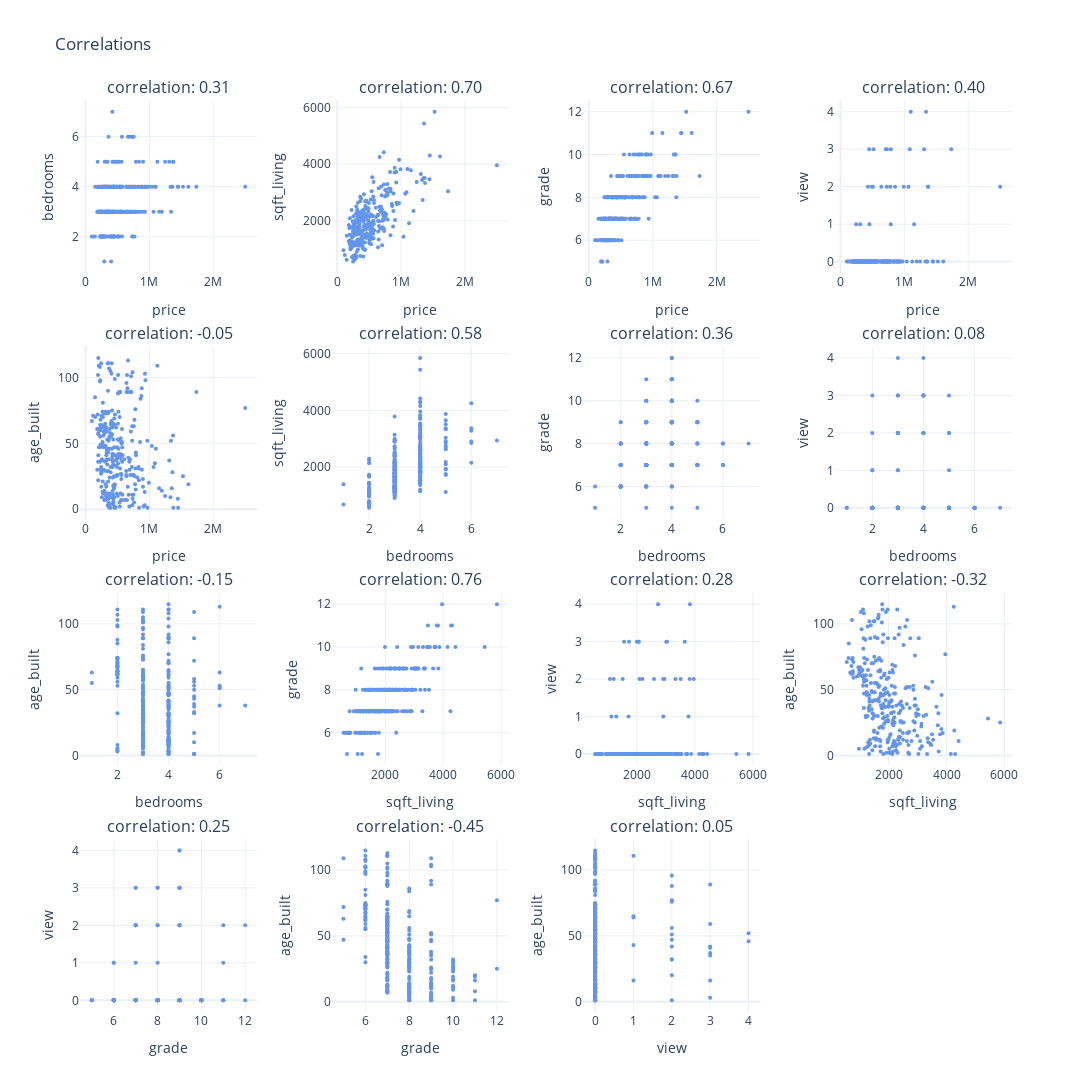

The notebook cell saved with this chart:
### Code cell
# Correlation plot of a selected set of variables

d_plot = d.sample(300)
col_names = [
    "price", "bedrooms", "sqft_living", "grade", "view", "age_built"
]
pairs = list(itertools.combinations(col_names, r=2))
n_plots = len(pairs)
n_plot_cols = 4
n_plot_rows = math.ceil(n_plots / n_plot_cols)

fig = subplots.make_subplots(
    rows=n_plot_rows,
    cols=n_plot_cols,
    subplot_titles=[
        f"correlation: {np.corrcoef(d[pair[0]], d[pair[1]])[0, 1]:0.2f}"
        for pair in pairs
    ],
    horizontal_spacing=0.08,
    vertical_spacing=0.28 - 0.05 * n_plot_rows,
)
for i in range(n_plots):
    fig.add_trace(
        go.Scatter(
            x=d_plot[pairs[i][0]],
            y=d_plot[pairs[i][1]],
            name="",
            mode="markers",
            marker=dict(color="cornflowerblue", size=4, symbol="circle"),
        ),
        row=1 + i // n_plot_cols,
        col=1 + i % n_plot_cols,
    )
    fig.update_xaxes(
        title_text=pairs[i][0], row=1 + i // n_plot_cols, col=1 + i % n_plot_cols
    )
    fig.update_yaxes(
        title_text=pairs[i][1], row=1 + i // n_plot_cols, col=1 + i % n_plot_cols
    )
fig.update_traces(hovertemplate="x: %{x:0.3f}" + "<br>y: %{y:0.3f}")
fig.update_layout(
    template="plotly_white",
    width=1200,
    height=80 + 280 * n_plot_rows,
    title="Correlations",
    legend_title="Legend",
    showlegend=False,
)

### Figure 1 — Plotly figure (JSON) as saved in the notebook; plotly's stock layout.template omitted (floating-point values rounded to 4 significant figures; data arrays with more than 128 entries replaced by an {"elided": "..."} marker saying what was removed)
{"data": [{"hovertemplate": "x: %{x:0.3f}<br>y: %{y:0.3f}", "marker": {"color": "cornflowerblue", "size": 4, "symbol": "circle"}, "mode": "markers", "name": "", "type": "scatter", "x": {"elided": "300 int values"}, "xaxis": "x", "y": {"elided": "300 int values"}, "yaxis": "y"}, {"hovertemplate": "x: %{x:0.3f}<br>y: %{y:0.3f}", "marker": {"color": "cornflowerblue", "size": 4, "symbol": "circle"}, "mode": "markers", "name": "", "type": "scatter", "x": {"elided": "300 int values"}, "xaxis": "x2", "y": {"elided": "300 int values"}, "yaxis": "y2"}, {"hovertemplate": "x: %{x:0.3f}<br>y: %{y:0.3f}", "marker": {"color": "cornflowerblue", "size": 4, "symbol": "circle"}, "mode": "markers", "name": "", "type": "scatter", "x": {"elided": "300 int values"}, "xaxis": "x3", "y": {"elided": "300 int values"}, "yaxis": "y3"}, {"hovertemplate": "x: %{x:0.3f}<br>y: %{y:0.3f}", "marker": {"color": "cornflowerblue", "size": 4, "symbol": "circle"}, "mode": "markers", "name": "", "type": "scatter", "x": {"elided": "300 int values"}, "xaxis": "x4", "y": {"elided": "300 int values"}, "yaxis": "y4"}, {"hovertemplate": "x: %{x:0.3f}<br>y: %{y:0.3f}", "marker": {"color": "cornflowerblue", "size": 4, "symbol": "circle"}, "mode": "markers", "name": "", "type": "scatter", "x": {"elided": "300 int values"}, "xaxis": "x5", "y": {"elided": "300 int values"}, "yaxis": "y5"}, {"hovertemplate": "x: %{x:0.3f}<br>y: %{y:0.3f}", "marker": {"color": "cornflowerblue", "size": 4, "symbol": "circle"}, "mode": "markers", "name": "", "type": "scatter", "x": {"elided": "300 int values"}, "xaxis": "x6", "y": {"elided": "300 int values"}, "yaxis": "y6"}, {"hovertemplate": "x: %{x:0.3f}<br>y: %{y:0.3f}", "marker": {"color": "cornflowerblue", "size": 4, "symbol": "circle"}, "mode": "markers", "name": "", "type": "scatter", "x": {"elided": "300 int values"}, "xaxis": "x7", "y": {"elided": "300 int values"}, "yaxis": "y7"}, {"hovertemplate": "x: %{x:0.3f}<br>y: %{y:0.3f}", "marker": {"color": "cornflowerblue", "size": 4, "symbol": "circle"}, "mode": "markers", "name": "", "type": "scatter", "x": {"elided": "300 int values"}, "xaxis": "x8", "y": {"elided": "300 int values"}, "yaxis": "y8"}, {"hovertemplate": "x: %{x:0.3f}<br>y: %{y:0.3f}", "marker": {"color": "cornflowerblue", "size": 4, "symbol": "circle"}, "mode": "markers", "name": "", "type": "scatter", "x": {"elided": "300 int values"}, "xaxis": "x9", "y": {"elided": "300 int values"}, "yaxis": "y9"}, {"hovertemplate": "x: %{x:0.3f}<br>y: %{y:0.3f}", "marker": {"color": "cornflowerblue", "size": 4, "symbol": "circle"}, "mode": "markers", "name": "", "type": "scatter", "x": {"elided": "300 int values"}, "xaxis": "x10", "y": {"elided": "300 int values"}, "yaxis": "y10"}, {"hovertemplate": "x: %{x:0.3f}<br>y: %{y:0.3f}", "marker": {"color": "cornflowerblue", "size": 4, "symbol": "circle"}, "mode": "markers", "name": "", "type": "scatter", "x": {"elided": "300 int values"}, "xaxis": "x11", "y": {"elided": "300 int values"}, "yaxis": "y11"}, {"hovertemplate": "x: %{x:0.3f}<br>y: %{y:0.3f}", "marker": {"color": "cornflowerblue", "size": 4, "symbol": "circle"}, "mode": "markers", "name": "", "type": "scatter", "x": {"elided": "300 int values"}, "xaxis": "x12", "y": {"elided": "300 int values"}, "yaxis": "y12"}, {"hovertemplate": "x: %{x:0.3f}<br>y: %{y:0.3f}", "marker": {"color": "cornflowerblue", "size": 4, "symbol": "circle"}, "mode": "markers", "name": "", "type": "scatter", "x": {"elided": "300 int values"}, "xaxis": "x13", "y": {"elided": "300 int values"}, "yaxis": "y13"}, {"hovertemplate": "x: %{x:0.3f}<br>y: %{y:0.3f}", "marker": {"color": "cornflowerblue", "size": 4, "symbol": "circle"}, "mode": "markers", "name": "", "type": "scatter", "x": {"elided": "300 int values"}, "xaxis": "x14", "y": {"elided": "300 int values"}, "yaxis": "y14"}, {"hovertemplate": "x: %{x:0.3f}<br>y: %{y:0.3f}", "marker": {"color": "cornflowerblue", "size": 4, "symbol": "circle"}, "mode": "markers", "name": "", "type": "scatter", "x": {"elided": "300 int values"}, "xaxis": "x15", "y": {"elided": "300 int values"}, "yaxis": "y15"}], "layout": {"annotations": [{"font": {"size": 16}, "showarrow": false, "text": "correlation: 0.31", "x": 0.095, "xanchor": "center", "xref": "paper", "y": 1, "yanchor": "bottom", "yref": "paper"}, {"font": {"size": 16}, "showarrow": false, "text": "correlation: 0.70", "x": 0.365, "xanchor": "center", "xref": "paper", "y": 1, "yanchor": "bottom", "yref": "paper"}, {"font": {"size": 16}, "showarrow": false, "text": "correlation: 0.67", "x": 0.635, "xanchor": "center", "xref": "paper", "y": 1, "yanchor": "bottom", "yref": "paper"}, {"font": {"size": 16}, "showarrow": false, "text": "correlation: 0.40", "x": 0.905, "xanchor": "center", "xref": "paper", "y": 1, "yanchor": "bottom", "yref": "paper"}, {"font": {"size": 16}, "showarrow": false, "text": "correlation: -0.05", "x": 0.095, "xanchor": "center", "xref": "paper", "y": 0.73, "yanchor": "bottom", "yref": "paper"}, {"font": {"size": 16}, "showarrow": false, "text": "correlation: 0.58", "x": 0.365, "xanchor": "center", "xref": "paper", "y": 0.73, "yanchor": "bottom", "yref": "paper"}, {"font": {"size": 16}, "showarrow": false, "text": "correlation: 0.36", "x": 0.635, "xanchor": "center", "xref": "paper", "y": 0.73, "yanchor": "bottom", "yref": "paper"}, {"font": {"size": 16}, "showarrow": false, "text": "correlation: 0.08", "x": 0.905, "xanchor": "center", "xref": "paper", "y": 0.73, "yanchor": "bottom", "yref": "paper"}, {"font": {"size": 16}, "showarrow": false, "text": "correlation: -0.15", "x": 0.095, "xanchor": "center", "xref": "paper", "y": 0.46, "yanchor": "bottom", "yref": "paper"}, {"font": {"size": 16}, "showarrow": false, "text": "correlation: 0.76", "x": 0.365, "xanchor": "center", "xref": "paper", "y": 0.46, "yanchor": "bottom", "yref": "paper"}, {"font": {"size": 16}, "showarrow": false, "text": "correlation: 0.28", "x": 0.635, "xanchor": "center", "xref": "paper", "y": 0.46, "yanchor": "bottom", "yref": "paper"}, {"font": {"size": 16}, "showarrow": false, "text": "correlation: -0.32", "x": 0.905, "xanchor": "center", "xref": "paper", "y": 0.46, "yanchor": "bottom", "yref": "paper"}, {"font": {"size": 16}, "showarrow": false, "text": "correlation: 0.25", "x": 0.095, "xanchor": "center", "xref": "paper", "y": 0.19, "yanchor": "bottom", "yref": "paper"}, {"font": {"size": 16}, "showarrow": false, "text": "correlation: -0.45", "x": 0.365, "xanchor": "center", "xref": "paper", "y": 0.19, "yanchor": "bottom", "yref": "paper"}, {"font": {"size": 16}, "showarrow": false, "text": "correlation: 0.05", "x": 0.635, "xanchor": "center", "xref": "paper", "y": 0.19, "yanchor": "bottom", "yref": "paper"}], "height": 1200, "legend": {"title": {"text": "Legend"}}, "showlegend": false, "title": {"text": "Correlations"}, "width": 1200, "xaxis": {"anchor": "y", "domain": [0, 0.19], "title": {"text": "price"}}, "xaxis10": {"anchor": "y10", "domain": [0.27, 0.46], "title": {"text": "sqft_living"}}, "xaxis11": {"anchor": "y11", "domain": [0.54, 0.73], "title": {"text": "sqft_living"}}, "xaxis12": {"anchor": "y12", "domain": [0.81, 1], "title": {"text": "sqft_living"}}, "xaxis13": {"anchor": "y13", "domain": [0, 0.19], "title": {"text": "grade"}}, "xaxis14": {"anchor": "y14", "domain": [0.27, 0.46], "title": {"text": "grade"}}, "xaxis15": {"anchor": "y15", "domain": [0.54, 0.73], "title": {"text": "view"}}, "xaxis16": {"anchor": "y16", "domain": [0.81, 1]}, "xaxis2": {"anchor": "y2", "domain": [0.27, 0.46], "title": {"text": "price"}}, "xaxis3": {"anchor": "y3", "domain": [0.54, 0.73], "title": {"text": "price"}}, "xaxis4": {"anchor": "y4", "domain": [0.81, 1], "title": {"text": "price"}}, "xaxis5": {"anchor": "y5", "domain": [0, 0.19], "title": {"text": "price"}}, "xaxis6": {"anchor": "y6", "domain": [0.27, 0.46], "title": {"text": "bedrooms"}}, "xaxis7": {"anchor": "y7", "domain": [0.54, 0.73], "title": {"text": "bedrooms"}}, "xaxis8": {"anchor": "y8", "domain": [0.81, 1], "title": {"text": "bedrooms"}}, "xaxis9": {"anchor": "y9", "domain": [0, 0.19], "title": {"text": "bedrooms"}}, "yaxis": {"anchor": "x", "domain": [0.81, 1], "title": {"text": "bedrooms"}}, "yaxis10": {"anchor": "x10", "domain": [0.27, 0.46], "title": {"text": "grade"}}, "yaxis11": {"anchor": "x11", "domain": [0.27, 0.46], "title": {"text": "view"}}, "yaxis12": {"anchor": "x12", "domain": [0.27, 0.46], "title": {"text": "age_built"}}, "yaxis13": {"anchor": "x13", "domain": [0, 0.19], "title": {"text": "view"}}, "yaxis14": {"anchor": "x14", "domain": [0, 0.19], "title": {"text": "age_built"}}, "yaxis15": {"anchor": "x15", "domain": [0, 0.19], "title": {"text": "age_built"}}, "yaxis16": {"anchor": "x16", "domain": [0, 0.19]}, "yaxis2": {"anchor": "x2", "domain": [0.81, 1], "title": {"text": "sqft_living"}}, "yaxis3": {"anchor": "x3", "domain": [0.81, 1], "title": {"text": "grade"}}, "yaxis4": {"anchor": "x4", "domain": [0.81, 1], "title": {"text": "view"}}, "yaxis5": {"anchor": "x5", "domain": [0.54, 0.73], "title": {"text": "age_built"}}, "yaxis6": {"anchor": "x6", "domain": [0.54, 0.73], "title": {"text": "sqft_living"}}, "yaxis7": {"anchor": "x7", "domain": [0.54, 0.73], "title": {"text": "grade"}}, "yaxis8": {"anchor": "x8", "domain": [0.54, 0.73], "title": {"text": "view"}}, "yaxis9": {"anchor": "x9", "domain": [0.27, 0.46], "title": {"text": "age_built"}}}}
